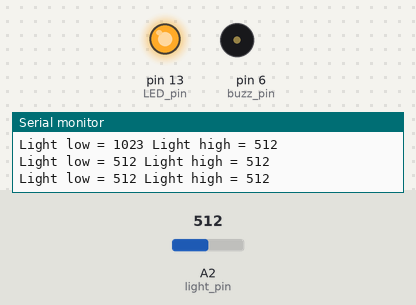
Bench run of a sketch on a simulated Arduino Uno, built with avr-gcc and run on an emulated ATmega328P. On the bench: output pins drawn as LEDs (lit = HIGH), buzzer (waves = sounding), the last lines printed to the serial monitor. Inputs (shaded band) come from the test bench; at power-on: A2 (light_pin) = 512.

Above: at 0.1 s.
At 10.1 s:
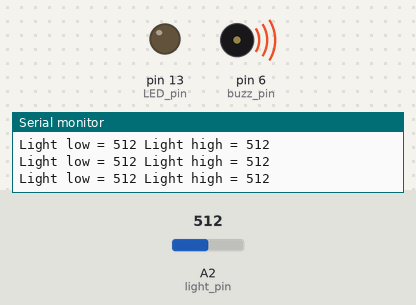
Timing chart, 0 to 11.6 s (numbered marks = the images above):
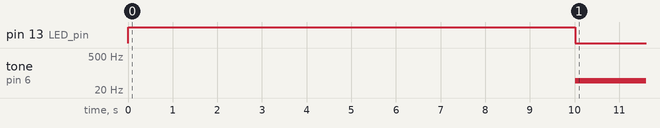

Measured:
- by itself, tone on pin 6 (buzz_pin): silent → 49 Hz at 10.0 s

The sketch:

Light_Theremin_using_tone_photoresistor_buzzer.ino
```cpp
int buzz_pin = 6;
int light_pin = A2;

int light_val;

int light_low = 1023;
int light_high = 0;

int LED_pin = 13;

void setup() {
  // put your setup code here, to run once:
    Serial.begin(9600);
  // Using the built-in LED as a calibration indicator
  pinMode(LED_pin, OUTPUT);
  digitalWrite(LED_pin, HIGH);

  // Run the code for 5 seconds after arduino is powered on for calibrating the high and low light values

  while (millis() < 10000){
    light_val = analogRead(light_pin);

    if (light_val > light_high){
      light_high = light_val;
    } else if (light_val < light_low){
      light_low = light_val;
    }

    Serial.print("Light low = ");
    Serial.print(light_low);
    Serial.print(" Light high = ");
    Serial.println(light_high);
  }

  // Turn of built-in LED to indicate end of calibration
  digitalWrite(LED_pin, LOW);
}

void loop() {
  // put your main code here, to run repeatedly:

  light_val = analogRead(light_pin);

  int pitch = map(light_val, light_low, light_high, 50, 4000);

  tone(buzz_pin, pitch, 20);

  delay(10);

}
```
